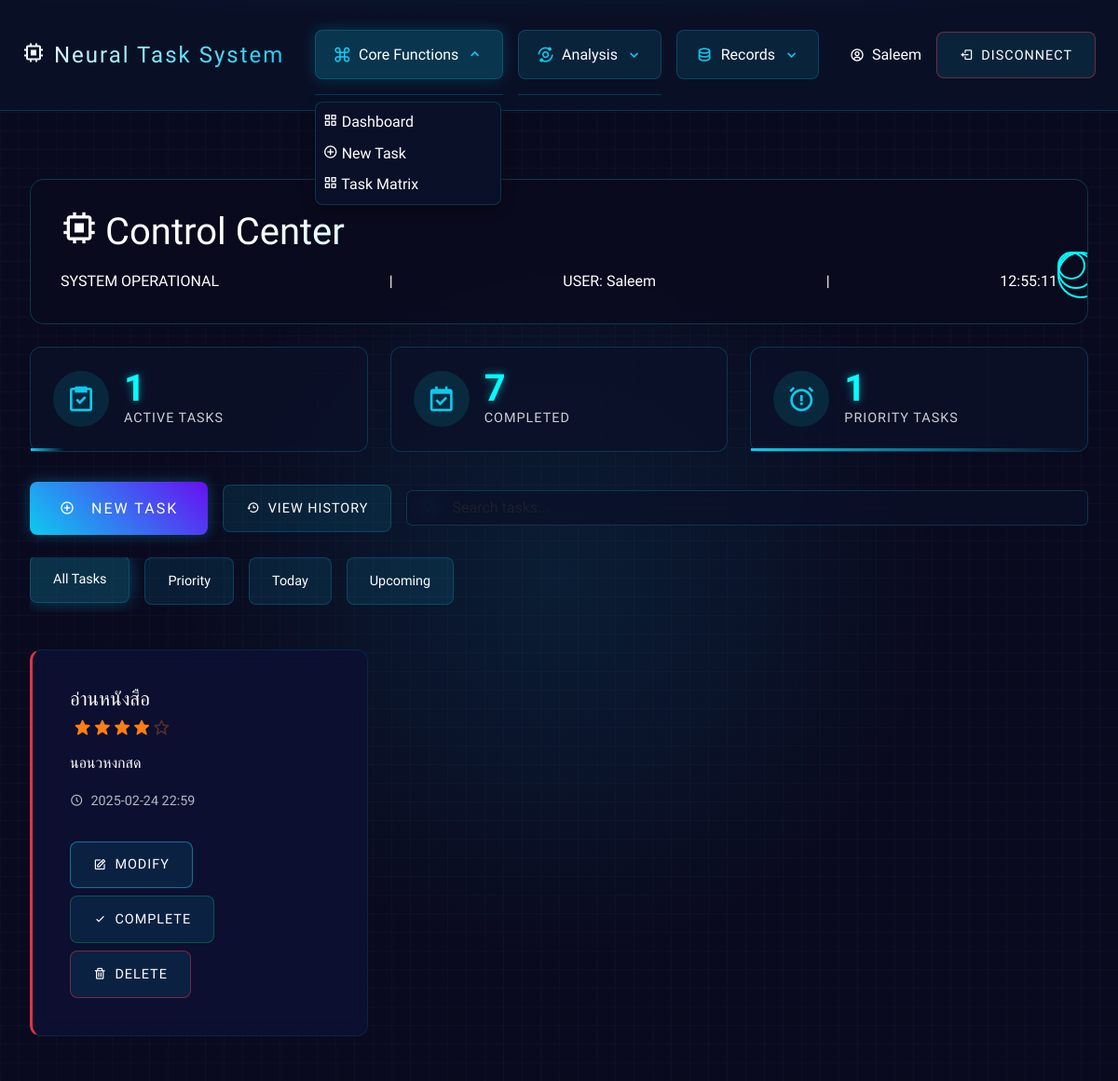
Page /dashboard (signed in) on the committed database.
### models.py (models this page shows, shortened)
class User(db.Model, UserMixin):
    id = db.Column(db.Integer, primary_key=True)
    username = db.Column(db.String(150), unique=True, nullable=False)
    password_hash = db.Column(db.String(256), nullable=False)

class Task(db.Model):
    id = db.Column(db.Integer, primary_key=True)
    title = db.Column(db.String(255), nullable=False)
    description = db.Column(db.Text, nullable=True)
    completed = db.Column(db.Boolean, default=False)
    due_date = db.Column(db.DateTime, nullable=True)
    created_at = db.Column(db.DateTime, default=datetime.utcnow)
    completed_at = db.Column(db.DateTime, nullable=True)
    priority = db.Column(db.Integer, default=1)  # ตั้งค่าเริ่มต้นเป็น 1
    user_id = db.Column(db.Integer, db.ForeignKey("user.id"), nullable=False)
    user = db.relationship("User", backref=db.backref("tasks", lazy=True))

### routes.py (the view)
@app_routes.route("/dashboard")
@login_required
def dashboard():
    tasks = (
        Task.query.filter_by(user_id=current_user.id, completed=False)
        .order_by(
            Task.priority.desc(),  # เรียงจากความสำคัญมากไปน้อย
            Task.due_date.asc(),  # แล้วค่อยเรียงตามวันที่ใกล้สุดก่อน
        )
        .all()
    )
    completed_tasks = Task.query.filter_by(
        user_id=current_user.id, completed=True
    ).count()
    urgent_tasks = Task.query.filter(
        Task.user_id == current_user.id, Task.completed == False, Task.priority >= 3
    ).count()
    return render_template(
        "dashboard.html",
        tasks=tasks,
        completed_tasks=completed_tasks,
        urgent_tasks=urgent_tasks,
    )

### app.py (called while the page is built)
@login_manager.user_loader
def load_user(user_id):
    return User.query.get(int(user_id))

### templates/dashboard.html (shortened to what this page needs)
{% extends "base.html" %}
{% block head %}
{{ super() }}
<link href="https://cdn.jsdelivr.net/npm/bootstrap@5.3.2/dist/css/bootstrap.min.css" rel="stylesheet">
<link href="https://cdn.jsdelivr.net/npm/boxicons@2.1.4/css/boxicons.min.css" rel="stylesheet">
<link rel="stylesheet" type="text/css" href="{{ url_for('static', filename='css/styles.css') }}">
{% endblock %}
{% block content %}
<div class="cyber-interface">
    <div class="grid-overlay"></div>
    <div class="neo-container">
        <div class="ai-header mb-4">
            <div class="ai-status-ring">
                <div class="ring"></div>
                <div class="ring"></div>
                <div class="ring"></div>
            </div>
            <div class="header-content">
                <h1 class="cyber-title">
                    <i class='bx bx-chip me-2'></i>Control Center
                </h1>
                <div class="system-info">
                    <span class="status-indicator">SYSTEM OPERATIONAL</span>
                    <span class="divider">|</span>
                    <span class="user-id">USER: {{ current_user.username }}</span>
                    <span class="divider">|</span>
                    <span class="cyber-time"></span>
                </div>
            </div>
        </div>
        <div class="stats-overview mb-4">
            <div class="stats-grid">
                <div class="stat-panel">
                    <div class="stat-icon">
                        <i class='bx bx-task'></i>
                    </div>
                    <div class="stat-content">
                        <div class="stat-value">{{ tasks|length }}</div>
                        <div class="stat-label">Active Tasks</div>
                    </div>
                    <div class="stat-progress" style="--progress: {{ (tasks|length / 10 if tasks|length else 0) * 100 }}%"></div>
                </div>
                <div class="stat-panel">
                    <div class="stat-icon">
                        <i class='bx bx-calendar-check'></i>
                    </div>
                    <div class="stat-content">
                        <div class="stat-value">{{ completed_tasks|default(0) }}</div>
                        <div class="stat-label">Completed</div>
                    </div>
                    {% set total_tasks = tasks|length + completed_tasks|default(0) %}
                    <div class="stat-progress success" style="--progress: {{ (completed_tasks|default(0) / total_tasks * 100) if total_tasks > 0 else 0 }}%"></div>
                </div>
                <div class="stat-panel">
                    <div class="stat-icon">
                        <i class='bx bx-alarm-exclamation'></i>
                    </div>
                    <div class="stat-content">
                        <div class="stat-value">{{ urgent_tasks|default(0) }}</div>
                        <div class="stat-label">Priority Tasks</div>
                    </div>
                    <div class="stat-progress warning" style="--progress: {{ (urgent_tasks|default(0) / tasks|length * 100) if tasks|length > 0 else 0 }}%"></div>
                </div>
            </div>
        </div>
        <div class="quick-actions mb-4">
            <a href="{{ url_for('app_routes.add_task') }}" class="cyber-btn pulse-btn">
                <i class='bx bx-plus-circle'></i>
                <span>New Task</span>
            </a>
            <a href="{{ url_for('app_routes.history') }}" class="cyber-action">
                <i class='bx bx-history'></i>
                <span>View History</span>
            </a>
            <div class="search-box">
                <form action="{{ url_for('app_routes.search_tasks') }}" method="GET">
                    <div class="search-input">
                        <i class='bx bx-search'></i>
                        <input type="text" name="query" placeholder="Search tasks..." class="form-control bg-cyber">
                    </div>
                </form>
            </div>
        </div>
        <div class="task-categories mb-4">
            <div class="category-tabs">
                <button class="tab-btn active" data-filter="all">All Tasks</button>
                <button class="tab-btn" data-filter="priority">Priority</button>
                <button class="tab-btn" data-filter="today">Today</button>
                <button class="tab-btn" data-filter="upcoming">Upcoming</button>
            </div>
        </div>
        <div class="tasks-grid">
            {% for task in tasks %}
            <div class="task-card" data-priority="{{ task.priority }}">
                <div class="card-body">
                    <h3 class="task-title mb-2">{{ task.title }}</h3>
                    <div class="priority-stars mb-3">
                        {% for i in range(task.priority|int) %}
                        <i class='bx bxs-star'></i>
                        {% endfor %}
                        {% for i in range(5 - task.priority|int) %}
                        <i class='bx bx-star'></i>
                        {% endfor %}
                    </div>
                    <p class="task-description">{{ task.description }}</p>
                    <div class="task-meta">
                        <div class="due-date">
                            <i class='bx bx-time-five'></i>
                            <span class="countdown" data-due="{{ task.due_date.strftime('%Y-%m-%d %H:%M') }}">
                                {{ task.due_date.strftime('%Y-%m-%d %H:%M') }}
                            </span>
                        </div>
                    </div>
                    <div class="task-actions">
                        <a href="{{ url_for('app_routes.edit_task', task_id=task.id) }}"
                           class="cyber-action edit">
                           <i class='bx bx-edit'></i>
                           <span>Modify</span>
                        </a>
                        <form action="{{ url_for('app_routes.complete_task', task_id=task.id) }}"
                              method="POST" class="d-inline">
                            <button type="submit" class="cyber-action complete">
                                <i class='bx bx-check'></i>
                                <span>Complete</span>
                            </button>
                        </form>
                        <a href="{{ url_for('app_routes.delete_task', task_id=task.id) }}"
                           class="cyber-action delete"
                           onclick="return confirm('Confirm task deletion?');">
                           <i class='bx bx-trash'></i>
                           <span>Delete</span>
                        </a>
                    </div>
                </div>
            </div>
            {% endfor %}
        </div>
    </div>
</div>
{% endblock %}

### templates/base.html (shortened to what this page needs)
<!DOCTYPE html>
<html lang="en">
<head>
    {% block head %}
    <link href="https://cdn.jsdelivr.net/npm/bootstrap@5.3.2/dist/css/bootstrap.min.css" rel="stylesheet">
    <link href="https://cdn.jsdelivr.net/npm/boxicons@2.1.4/css/boxicons.min.css" rel="stylesheet">
    <link rel="stylesheet" type="text/css" href="{{ url_for('static', filename='css/styles.css') }}">
    {% endblock %}
</head>
<body>
    <div class="cyber-interface">
        <nav class="cyber-nav">
            <div class="container-fluid px-4">
                <div class="nav-wrapper">
                    <div class="nav-brand">
                        <a class="navbar-brand text-cyber" href="{{ url_for('app_routes.index') }}">
                            <i class='bx bx-chip me-2'></i>Neural Task System
                        </a>
                    </div>
                    {% if current_user.is_authenticated %}
                    <div class="nav-menu-wrapper">
                        <div class="nav-menu">
                            <div class="menu-section">
                                <div class="section-header" data-section="core">
                                    <i class='bx bx-command'></i>
                                    <span>Core Functions</span>
                                    <i class='bx bx-chevron-down'></i>
                                </div>
                                <div class="section-content" id="core-content">
                                    <a href="{{ url_for('app_routes.dashboard') }}" class="nav-link">
                                        <i class='bx bx-grid-alt'></i>
                                        <span>Dashboard</span>
                                    </a>
                                    <a href="{{ url_for('app_routes.add_task') }}" class="nav-link">
                                        <i class='bx bx-plus-circle'></i>
                                        <span>New Task</span>
                                    </a>
                                    <a href="{{ url_for('app_routes.task_matrix') }}" class="nav-link">
                                        <i class='bx bx-grid-alt'></i>
                                        <span>Task Matrix</span>
                                    </a>
                                </div>
                            </div>
                            <div class="menu-section">
                                <div class="section-header" data-section="analysis">
                                    <i class='bx bx-analyse'></i>
                                    <span>Analysis</span>
                                    <i class='bx bx-chevron-down'></i>
                                </div>
                            </div>
                            <div class="menu-section">
                                <div class="section-header" data-section="records">
                                    <i class='bx bx-data'></i>
                                    <span>Records</span>
                                    <i class='bx bx-chevron-down'></i>
                                </div>
                            </div>
                        </div>
                    </div>
                    {% endif %}
                    <div class="nav-actions">
                        {% if current_user.is_authenticated %}
                        <div class="user-info">
                            <i class='bx bx-user-circle'></i>
                            <span>{{ current_user.username }}</span>
                        </div>
                        <a href="{{ url_for('app_routes.logout') }}" class="cyber-action delete">
                            <i class='bx bx-log-out'></i>
                            <span>Disconnect</span>
                        </a>
                        {% else %}
                        <a href="{{ url_for('app_routes.login') }}" class="cyber-action">
                            <i class='bx bx-log-in'></i>
                            <span>Access System</span>
                        </a>
                        {% endif %}
                    </div>
                </div>
            </div>
        </nav>
        {% block content %}{% endblock %}
    </div>
</body>
</html>

### rows in the picture
User: username "Saleem"
Task: title "อ่านหนังสือ", priority 4 (drawn), description "นอนวหงกสด", due_date "2025-02-24 22:59"

### other values in the picture
{{ tasks|length }} "1"
{{ completed_tasks|default(0) }} "7"
{{ urgent_tasks|default(0) }} "1"
